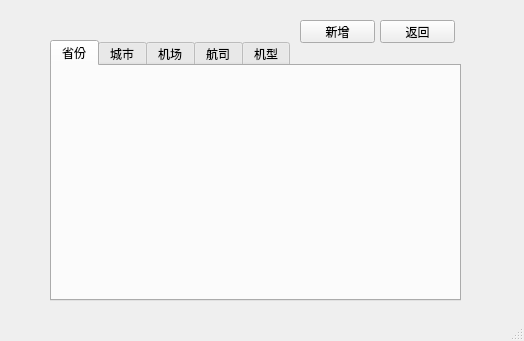
<?xml version="1.0" encoding="UTF-8"?>
<ui version="4.0">
 <class>MainWindow</class>
 <widget class="QMainWindow" name="MainWindow">
  <property name="geometry">
   <rect>
    <x>0</x>
    <y>0</y>
    <width>524</width>
    <height>341</height>
   </rect>
  </property>
  <property name="windowTitle">
   <string>系统管理员：航班票务系统</string>
  </property>
  <widget class="QWidget" name="centralwidget">
   <widget class="QTabWidget" name="tabWidget">
    <property name="geometry">
     <rect>
      <x>50</x>
      <y>40</y>
      <width>411</width>
      <height>261</height>
     </rect>
    </property>
    <property name="contextMenuPolicy">
     <enum>Qt::CustomContextMenu</enum>
    </property>
    <property name="currentIndex">
     <number>0</number>
    </property>
    <widget class="QWidget" name="tab">
     <attribute name="title">
      <string>省份</string>
     </attribute>
    </widget>
    <widget class="QWidget" name="tab_2">
     <attribute name="title">
      <string>城市</string>
     </attribute>
    </widget>
    <widget class="QWidget" name="tab_3">
     <attribute name="title">
      <string>机场</string>
     </attribute>
    </widget>
    <widget class="QWidget" name="tab_4">
     <attribute name="title">
      <string>航司</string>
     </attribute>
    </widget>
    <widget class="QWidget" name="tab_5">
     <attribute name="title">
      <string>机型</string>
     </attribute>
    </widget>
   </widget>
   <widget class="QPushButton" name="pushButton">
    <property name="geometry">
     <rect>
      <x>380</x>
      <y>20</y>
      <width>75</width>
      <height>23</height>
     </rect>
    </property>
    <property name="text">
     <string>返回</string>
    </property>
   </widget>
   <widget class="QPushButton" name="pushButton_2">
    <property name="geometry">
     <rect>
      <x>300</x>
      <y>20</y>
      <width>75</width>
      <height>23</height>
     </rect>
    </property>
    <property name="text">
     <string>新增</string>
    </property>
   </widget>
  </widget>
  <widget class="QStatusBar" name="statusbar"/>
 </widget>
 <tabstops>
  <tabstop>tabWidget</tabstop>
  <tabstop>pushButton_2</tabstop>
  <tabstop>pushButton</tabstop>
 </tabstops>
 <resources/>
 <connections>
  <connection>
   <sender>pushButton</sender>
   <signal>clicked()</signal>
   <receiver>MainWindow</receiver>
   <slot>close()</slot>
   <hints>
    <hint type="sourcelabel">
     <x>417</x>
     <y>31</y>
    </hint>
    <hint type="destinationlabel">
     <x>261</x>
     <y>170</y>
    </hint>
   </hints>
  </connection>
 </connections>
</ui>
